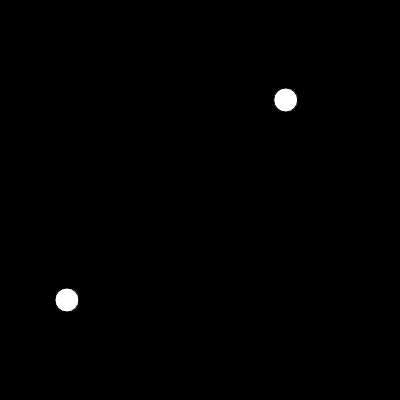
Frame 1 (no input)
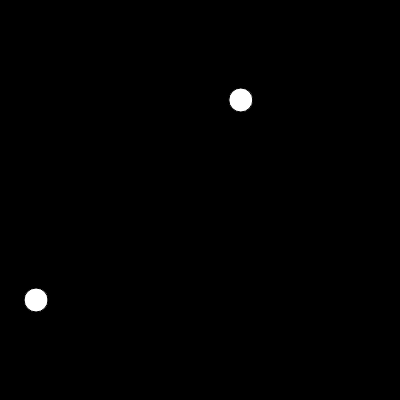
Frame 60 (no input)
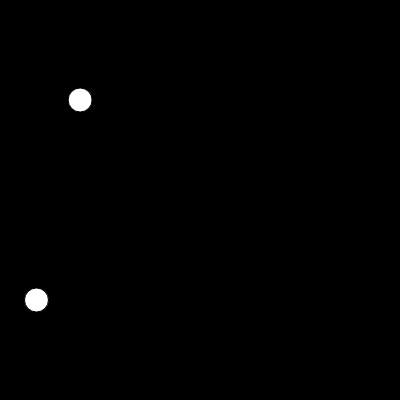
Frame 120 (the mouse pressed at the canvas centre since frame 60)

The p5.js sketch that drew these frames (run headless with seeded random() and noise() and a simulated clock; from frame 60 on, the mouse is pressed at the canvas centre):

// p5.js sketch
// ── sketch.js
var xoff = 0;

function setup() {
  createCanvas(400, 400);
}

function draw() {
  background(0);
  
  var noival = map(noise(xoff), 0, 1, 0, 100);
  // var noival = noise(xoff) * 100
  var rdval = random(width);
  
  ellipse(noival, 300, 24, 24);
  ellipse(rdval, 100, 24, 24);
  
    xoff += 0.01;
}
